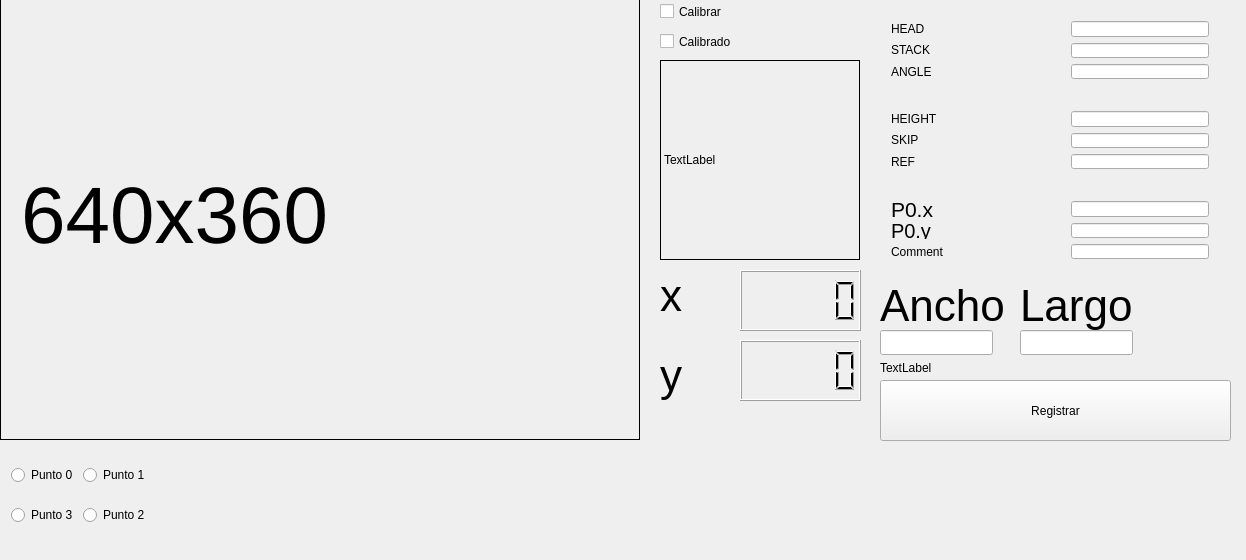
<?xml version="1.0" encoding="UTF-8"?>
<ui version="4.0">
 <class>MainWindow</class>
 <widget class="QMainWindow" name="MainWindow">
  <property name="geometry">
   <rect>
    <x>0</x>
    <y>0</y>
    <width>1246</width>
    <height>560</height>
   </rect>
  </property>
  <property name="windowTitle">
   <string>hetpro-store.com/TUTORIALES/</string>
  </property>
  <widget class="QWidget" name="centralWidget">
   <widget class="QLabel" name="label">
    <property name="geometry">
     <rect>
      <x>0</x>
      <y>-10</y>
      <width>640</width>
      <height>450</height>
     </rect>
    </property>
    <property name="font">
     <font>
      <pointsize>60</pointsize>
     </font>
    </property>
    <property name="frameShape">
     <enum>QFrame::Box</enum>
    </property>
    <property name="text">
     <string>640x360</string>
    </property>
   </widget>
   <widget class="QLineEdit" name="ANCHO">
    <property name="geometry">
     <rect>
      <x>880</x>
      <y>330</y>
      <width>113</width>
      <height>25</height>
     </rect>
    </property>
   </widget>
   <widget class="QLineEdit" name="LARGO">
    <property name="geometry">
     <rect>
      <x>1020</x>
      <y>330</y>
      <width>113</width>
      <height>25</height>
     </rect>
    </property>
   </widget>
   <widget class="QLabel" name="label_4">
    <property name="geometry">
     <rect>
      <x>880</x>
      <y>280</y>
      <width>131</width>
      <height>51</height>
     </rect>
    </property>
    <property name="font">
     <font>
      <pointsize>33</pointsize>
     </font>
    </property>
    <property name="text">
     <string>Ancho</string>
    </property>
   </widget>
   <widget class="QLabel" name="label_5">
    <property name="geometry">
     <rect>
      <x>1020</x>
      <y>280</y>
      <width>131</width>
      <height>51</height>
     </rect>
    </property>
    <property name="font">
     <font>
      <pointsize>33</pointsize>
     </font>
    </property>
    <property name="text">
     <string>Largo</string>
    </property>
   </widget>
   <widget class="QLabel" name="label_6">
    <property name="geometry">
     <rect>
      <x>660</x>
      <y>60</y>
      <width>200</width>
      <height>200</height>
     </rect>
    </property>
    <property name="frameShape">
     <enum>QFrame::Box</enum>
    </property>
    <property name="text">
     <string>TextLabel</string>
    </property>
   </widget>
   <widget class="QCheckBox" name="checkBox">
    <property name="geometry">
     <rect>
      <x>660</x>
      <y>0</y>
      <width>92</width>
      <height>23</height>
     </rect>
    </property>
    <property name="text">
     <string>Calibrar</string>
    </property>
   </widget>
   <widget class="QCheckBox" name="checkBox_2">
    <property name="geometry">
     <rect>
      <x>660</x>
      <y>30</y>
      <width>92</width>
      <height>23</height>
     </rect>
    </property>
    <property name="text">
     <string>Calibrado</string>
    </property>
   </widget>
   <widget class="QLCDNumber" name="lcdNumber">
    <property name="geometry">
     <rect>
      <x>740</x>
      <y>270</y>
      <width>121</width>
      <height>61</height>
     </rect>
    </property>
   </widget>
   <widget class="QLCDNumber" name="lcdNumber_2">
    <property name="geometry">
     <rect>
      <x>740</x>
      <y>340</y>
      <width>121</width>
      <height>61</height>
     </rect>
    </property>
   </widget>
   <widget class="QLabel" name="label_7">
    <property name="geometry">
     <rect>
      <x>660</x>
      <y>270</y>
      <width>41</width>
      <height>51</height>
     </rect>
    </property>
    <property name="font">
     <font>
      <pointsize>33</pointsize>
     </font>
    </property>
    <property name="text">
     <string>x</string>
    </property>
   </widget>
   <widget class="QLabel" name="label_8">
    <property name="geometry">
     <rect>
      <x>660</x>
      <y>350</y>
      <width>41</width>
      <height>51</height>
     </rect>
    </property>
    <property name="font">
     <font>
      <pointsize>33</pointsize>
     </font>
    </property>
    <property name="text">
     <string>y</string>
    </property>
   </widget>
   <widget class="QPushButton" name="pushButton">
    <property name="geometry">
     <rect>
      <x>880</x>
      <y>380</y>
      <width>351</width>
      <height>61</height>
     </rect>
    </property>
    <property name="text">
     <string>Registrar</string>
    </property>
    <property name="checkable">
     <bool>false</bool>
    </property>
   </widget>
   <widget class="QWidget" name="verticalLayoutWidget">
    <property name="geometry">
     <rect>
      <x>880</x>
      <y>10</y>
      <width>160</width>
      <height>80</height>
     </rect>
    </property>
    <layout class="QVBoxLayout" name="verticalLayout">
     <item>
      <widget class="QLabel" name="label_9">
       <property name="text">
        <string>HEAD</string>
       </property>
      </widget>
     </item>
     <item>
      <widget class="QLabel" name="label_11">
       <property name="text">
        <string>STACK</string>
       </property>
      </widget>
     </item>
     <item>
      <widget class="QLabel" name="label_10">
       <property name="text">
        <string>ANGLE</string>
       </property>
      </widget>
     </item>
    </layout>
   </widget>
   <widget class="QWidget" name="verticalLayoutWidget_3">
    <property name="geometry">
     <rect>
      <x>1060</x>
      <y>10</y>
      <width>160</width>
      <height>80</height>
     </rect>
    </property>
    <layout class="QVBoxLayout" name="verticalLayout_3">
     <item>
      <widget class="QLineEdit" name="lineHead"/>
     </item>
     <item>
      <widget class="QLineEdit" name="lineStack"/>
     </item>
     <item>
      <widget class="QLineEdit" name="lineAngle"/>
     </item>
    </layout>
   </widget>
   <widget class="QWidget" name="verticalLayoutWidget_4">
    <property name="geometry">
     <rect>
      <x>1060</x>
      <y>100</y>
      <width>160</width>
      <height>80</height>
     </rect>
    </property>
    <layout class="QVBoxLayout" name="verticalLayout_4">
     <item>
      <widget class="QLineEdit" name="lineHeight"/>
     </item>
     <item>
      <widget class="QLineEdit" name="lineSkip"/>
     </item>
     <item>
      <widget class="QLineEdit" name="lineRef"/>
     </item>
    </layout>
   </widget>
   <widget class="QWidget" name="verticalLayoutWidget_2">
    <property name="geometry">
     <rect>
      <x>880</x>
      <y>100</y>
      <width>160</width>
      <height>80</height>
     </rect>
    </property>
    <layout class="QVBoxLayout" name="verticalLayout_2">
     <item>
      <widget class="QLabel" name="label_12">
       <property name="text">
        <string>HEIGHT</string>
       </property>
      </widget>
     </item>
     <item>
      <widget class="QLabel" name="label_13">
       <property name="text">
        <string>SKIP</string>
       </property>
      </widget>
     </item>
     <item>
      <widget class="QLabel" name="label_14">
       <property name="text">
        <string>REF</string>
       </property>
      </widget>
     </item>
    </layout>
   </widget>
   <widget class="QWidget" name="verticalLayoutWidget_5">
    <property name="geometry">
     <rect>
      <x>1060</x>
      <y>190</y>
      <width>160</width>
      <height>80</height>
     </rect>
    </property>
    <layout class="QVBoxLayout" name="verticalLayout_5">
     <item>
      <widget class="QLineEdit" name="P0X"/>
     </item>
     <item>
      <widget class="QLineEdit" name="P0Y"/>
     </item>
     <item>
      <widget class="QLineEdit" name="lineComment"/>
     </item>
    </layout>
   </widget>
   <widget class="QWidget" name="verticalLayoutWidget_6">
    <property name="geometry">
     <rect>
      <x>880</x>
      <y>190</y>
      <width>160</width>
      <height>80</height>
     </rect>
    </property>
    <layout class="QVBoxLayout" name="verticalLayout_6">
     <item>
      <widget class="QLabel" name="label_2">
       <property name="font">
        <font>
         <pointsize>16</pointsize>
        </font>
       </property>
       <property name="text">
        <string>P0.x</string>
       </property>
      </widget>
     </item>
     <item>
      <widget class="QLabel" name="label_3">
       <property name="font">
        <font>
         <pointsize>15</pointsize>
        </font>
       </property>
       <property name="text">
        <string>P0.y</string>
       </property>
      </widget>
     </item>
     <item>
      <widget class="QLabel" name="label_15">
       <property name="text">
        <string>Comment</string>
       </property>
      </widget>
     </item>
    </layout>
   </widget>
   <widget class="QWidget" name="gridLayoutWidget">
    <property name="geometry">
     <rect>
      <x>0</x>
      <y>440</y>
      <width>160</width>
      <height>111</height>
     </rect>
    </property>
    <layout class="QGridLayout" name="gridLayout">
     <item row="1" column="0">
      <widget class="QRadioButton" name="radioButton_4">
       <property name="text">
        <string>Punto 3</string>
       </property>
      </widget>
     </item>
     <item row="0" column="0">
      <widget class="QRadioButton" name="radioButton">
       <property name="text">
        <string>Punto 0</string>
       </property>
      </widget>
     </item>
     <item row="0" column="1">
      <widget class="QRadioButton" name="radioButton_2">
       <property name="text">
        <string>Punto 1</string>
       </property>
      </widget>
     </item>
     <item row="1" column="1">
      <widget class="QRadioButton" name="radioButton_3">
       <property name="text">
        <string>Punto 2</string>
       </property>
      </widget>
     </item>
    </layout>
   </widget>
   <widget class="QLabel" name="label_16">
    <property name="geometry">
     <rect>
      <x>880</x>
      <y>360</y>
      <width>291</width>
      <height>16</height>
     </rect>
    </property>
    <property name="text">
     <string>TextLabel</string>
    </property>
   </widget>
  </widget>
 </widget>
 <layoutdefault spacing="6" margin="11"/>
 <resources/>
 <connections/>
</ui>
